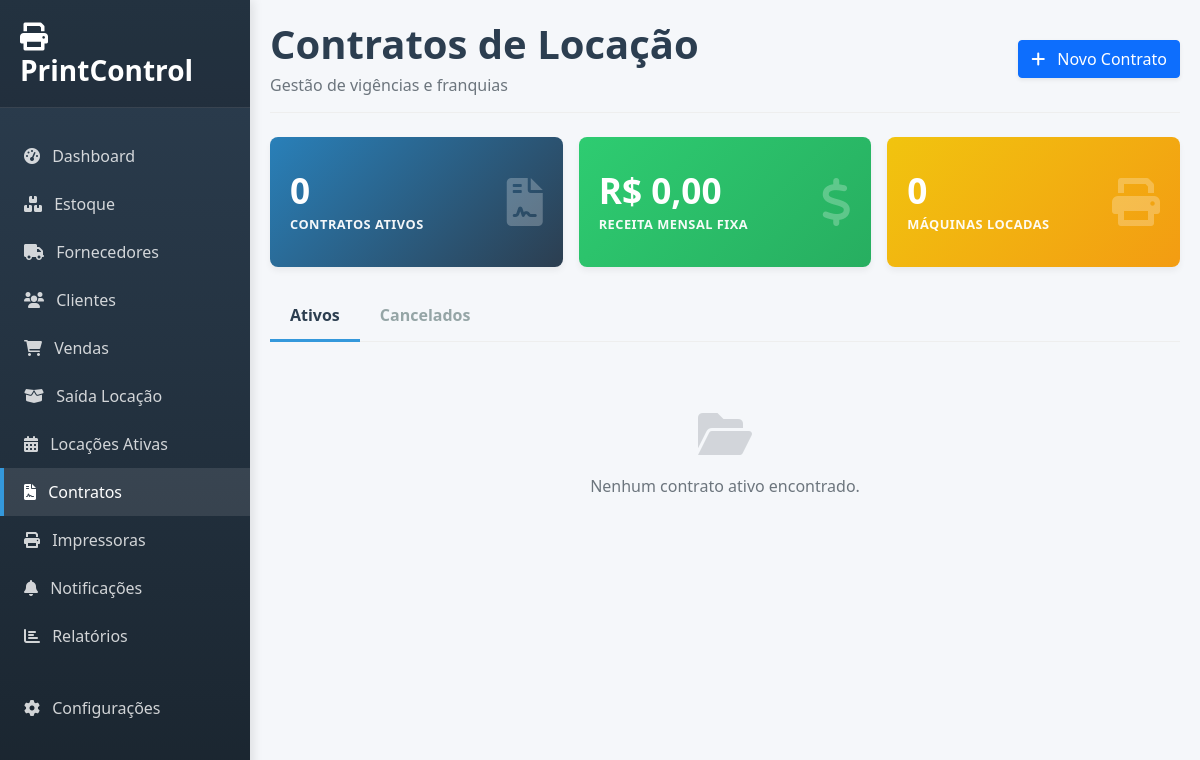
Page /contratos on the earlier database version.
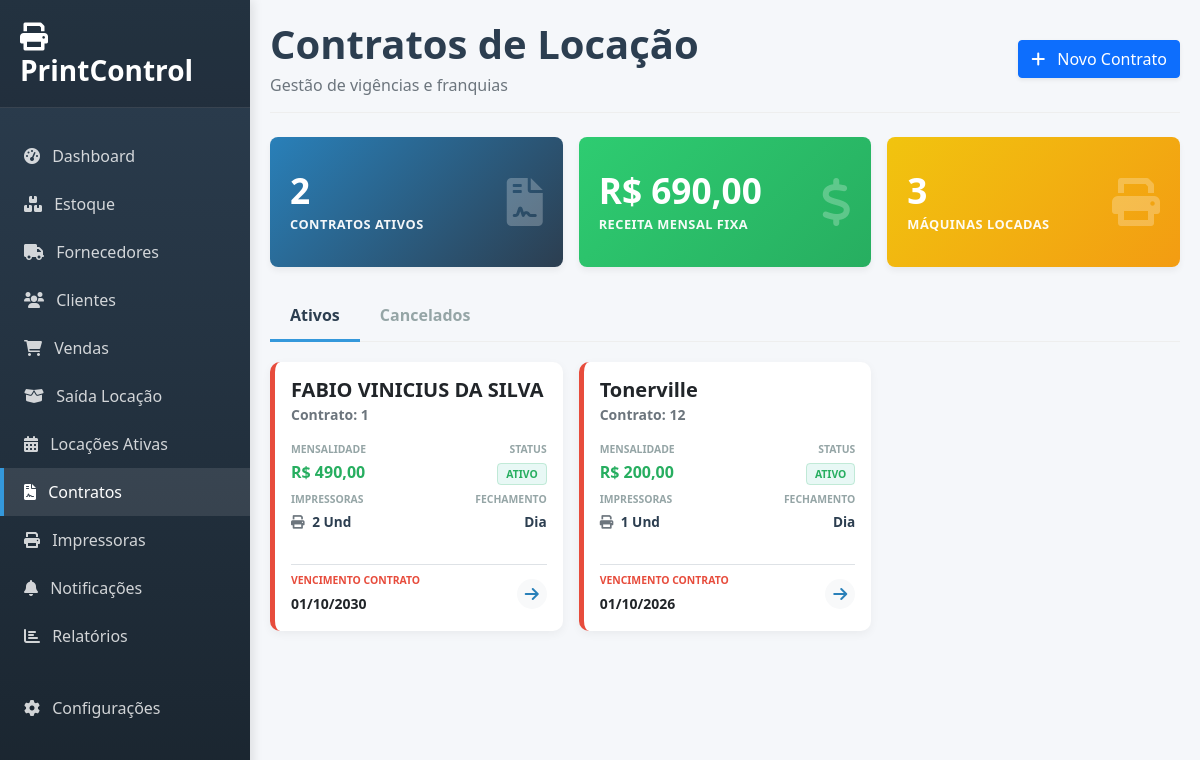
Same page on the later database version.
### app.py (models this page shows)
class Contrato(db.Model):
    id = db.Column(db.Integer, primary_key=True)
    cliente_id = db.Column(db.Integer, db.ForeignKey('cliente.id'), nullable=False)
    numero_contrato = db.Column(db.String(50), unique=True)
    status = db.Column(db.String(20), default='Ativo') # Ativo, Cancelado
    data_inicio = db.Column(db.Date)
    data_fim = db.Column(db.Date)
    data_assinatura = db.Column(db.Date, default=datetime.now)
    valor_mensal_total = db.Column(db.Float, default=0.0)
    valor_contrato_total = db.Column(db.Float, default=0.0)
    franquia_global_qtde = db.Column(db.Integer, default=0)
    valor_excedente_global = db.Column(db.Float, default=0.0)
    arquivo_pdf = db.Column(db.String(200))
    observacao = db.Column(db.Text)
    justificativa_cancelamento = db.Column(db.Text)
    cliente = db.relationship('Cliente', backref='contratos')
    itens = db.relationship('ContratoItem', backref='contrato', cascade="all, delete-orphan")
    @property
    def classificacao_abc(self):
        if self.valor_mensal_total >= 1500: return 'A'
        elif self.valor_mensal_total >= 500: return 'B'
        else: return 'C'

class Cliente(db.Model):
    id = db.Column(db.Integer, primary_key=True)
    nome = db.Column(db.String(100), nullable=False)
    tipo_pessoa = db.Column(db.String(20))
    documento = db.Column(db.String(20))
    endereco = db.Column(db.String(200))
    telefone = db.Column(db.String(50))
    email = db.Column(db.String(100))
    data_fechamento = db.Column(db.String(50))
    observacao = db.Column(db.Text)

### app.py (the view)
@app.route('/contratos')
def contratos():
    impressoras_todas = Impressora.query.filter(
        or_(
            Impressora.status == 'Disponível',
            Impressora.status == 'Locada'
        )
    ).order_by(Impressora.localizacao, Impressora.modelo).all()
    contratos_ativos = Contrato.query.filter_by(status='Ativo').order_by(Contrato.valor_mensal_total.desc()).all()
    contratos_cancelados = Contrato.query.filter_by(status='Cancelado').order_by(Contrato.data_fim.desc()).all()
    clientes = Cliente.query.order_by(Cliente.nome).all()
    total_ativos = len(contratos_ativos)
    valor_total_mensal = sum(c.valor_mensal_total for c in contratos_ativos)
    impressoras_locadas = Impressora.query.filter_by(status='Locada').count()
    return render_template('contratos.html',
                           contratos_ativos=contratos_ativos,
                           contratos_cancelados=contratos_cancelados,
                           clientes=clientes,
                           impressoras_todas=impressoras_todas,
                           total_ativos=total_ativos,
                           valor_total_mensal=valor_total_mensal,
                           impressoras_locadas=impressoras_locadas,
                           hoje=datetime.now().date())

### app.py (called while the page is built)
@app.template_filter('currency')
def currency_filter(value):
    if value is None: value = 0
    return "R$ {:,.2f}".format(value).replace(",", "X").replace(".", ",").replace("X", ".")

@app.context_processor
def utility_processor():
    try:
        config = Configuracao.query.first()
        if not config:
            config = Configuracao()
            db.session.add(config)
            db.session.commit()
        return dict(hoje=datetime.now(), config=config)
    except:
        return dict(hoje=datetime.now(), config=None)

### templates/contratos.html (shortened to what the changed rows need)
{% extends "base.html" %}
{% block content %}
<div id="contratos-page" class="page-content active">
    <div class="page-header d-flex justify-content-between align-items-center mb-4">
        <div>
            <h1 class="page-title">Contratos de Locação</h1>
        </div>
    </div>
    <div class="row g-3 mb-4">
        <div class="col-md-4">
            <div class="card card-overview bg-gradient-primary">
                <div class="d-flex justify-content-between align-items-center h-100">
                    <div><h3>{{ total_ativos }}</h3><small>Contratos Ativos</small></div>
                </div>
            </div>
        </div>
        <div class="col-md-4">
            <div class="card card-overview bg-gradient-success">
                <div class="d-flex justify-content-between align-items-center h-100">
                    <div><h3>{{ valor_total_mensal | currency }}</h3><small>Receita Mensal Fixa</small></div>
                </div>
            </div>
        </div>
        <div class="col-md-4">
            <div class="card card-overview bg-gradient-warning">
                <div class="d-flex justify-content-between align-items-center h-100">
                    <div><h3>{{ impressoras_locadas }}</h3><small>Máquinas Locadas</small></div>
                </div>
            </div>
        </div>
    </div>
    <div class="tab-content">
        <div class="tab-pane fade show active" id="tabAtivos">
            <div class="row g-3">
                {% for c in contratos_ativos %}
                <div class="col-md-4">
                    <div class="card contrato-card border-class-{{ c.classificacao_abc }} h-100" onclick="verDetalhes('{{ c.id }}')">
                        <div class="card-body p-3 d-flex flex-column">
                            <div class="mb-3">
                                <h5 class="fw-bold text-dark mb-0 text-truncate" title="{{ c.cliente.nome }}">{{ c.cliente.nome }}</h5>
                                <small class="text-muted fw-bold">Contrato: {{ c.numero_contrato }}</small>
                            </div>
                            <div class="row g-2 mb-3">
                                <div class="col-6">
                                    <span class="info-label">Mensalidade</span>
                                    <span class="info-value-big">{{ c.valor_mensal_total | currency }}</span>
                                </div>
                                <div class="col-6 text-end">
                                    <span class="info-label">Status</span>
                                    <span class="badge-status-card bg-status-ativo">{{ c.status }}</span>
                                </div>
                                <div class="col-6 mt-2">
                                    <span class="info-label">Impressoras</span>
                                    <span class="info-value"><i class="fas fa-print me-1 text-muted"></i> {{ c.itens|length }} Und</span>
                                </div>
                                <div class="col-6 mt-2 text-end">
                                    <span class="info-label">Fechamento</span>
                                    <span class="info-value">Dia {{ c.dia_vencimento }}</span>
                                </div>
                            </div>
                            <div class="mt-auto pt-2 border-top d-flex justify-content-between align-items-center">
                                <div>
                                    <span class="info-label" style="color: #e74c3c;">Vencimento Contrato</span>
                                    <span class="fw-bold text-dark small">{{ c.data_fim.strftime('%d/%m/%Y') }}</span>
                                </div>
                                <div class="btn-detalhes-icon">
                                    <i class="fas fa-arrow-right"></i>
                                </div>
                            </div>
                        </div>
                    </div>
                </div>
                {% else %}
                <div class="col-12 text-center py-5 text-muted">
                    <i class="fas fa-folder-open fa-3x mb-3 opacity-25"></i>
                    <p>Nenhum contrato ativo encontrado.</p>
                </div>
                {% endfor %}
            </div>
        </div>
    </div>
</div>
{% endblock %}

Differences in the rows shown:
added Contrato: cliente.nome "FABIO VINICIUS DA SILVA", numero_contrato "1", valor_mensal_total "R$ 490,00", status "ATIVO", itens|length "2", data_fim "01/10/2030"
added Contrato: cliente.nome "Tonerville", numero_contrato "12", valor_mensal_total "R$ 200,00", status "ATIVO", itens|length "1", data_fim "01/10/2026"
Other differences:
{{ total_ativos }}: "0" → "2"
{{ valor_total_mensal | currency }}: "R$ 0,00" → "R$ 690,00"
{{ impressoras_locadas }}: "0" → "3"
text no longer shown: "Nenhum contrato ativo encontrado."
